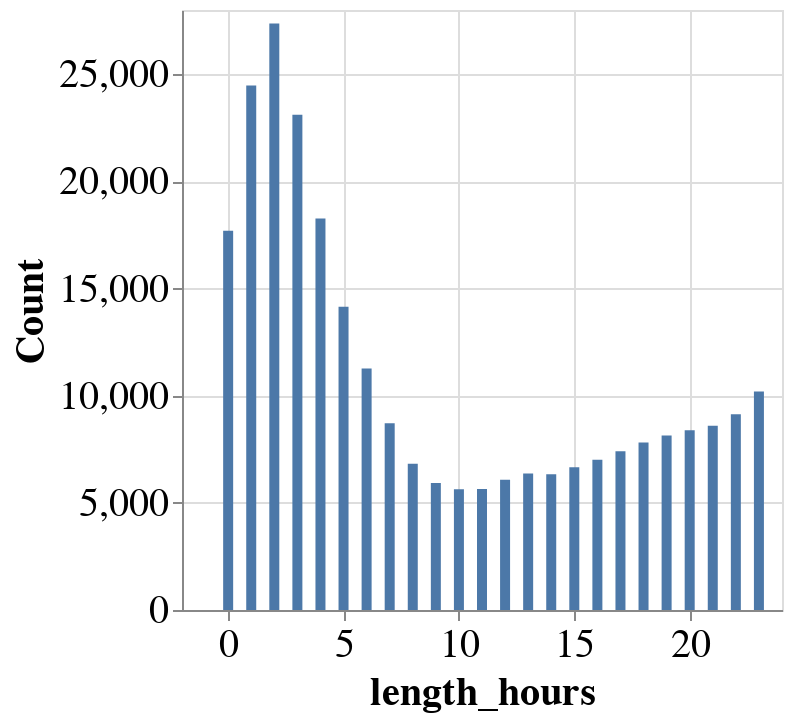

Write notebook code for a chart like this one.
### Markdown cell above
## Session length

### Code cell
length_counts = sessions.groupby('length_hours').count().reset_index()
alt.Chart(length_counts, width=300).mark_bar().encode(
    x='length_hours',
    y=alt.Y('start', title="Count")
)

### Figure 1 — Vega-Lite specification as saved in the notebook (floating-point values rounded to 4 significant figures)
{"config": {"axis": {"labelFontSize": 20, "titleFontSize": 20}}, "data": {"name": "data-7540d65aff48939df71b77e10c65423b"}, "mark": {"type": "bar"}, "encoding": {"x": {"field": "length_hours", "type": "quantitative"}, "y": {"field": "start", "title": "Count", "type": "quantitative"}}, "width": 300, "$schema": "https://vega.github.io/schema/vega-lite/v5.8.0.json", "datasets": {"data-7540d65aff48939df71b77e10c65423b": [{"length_hours": 0, "start": 17701, "stop": 17701, "user": 17701}, {"length_hours": 1, "start": 24481, "stop": 24481, "user": 24481}, {"length_hours": 2, "start": 27367, "stop": 27367, "user": 27367}, {"length_hours": 3, "start": 23115, "stop": 23115, "user": 23115}, {"length_hours": 4, "start": 18267, "stop": 18267, "user": 18267}, {"length_hours": 5, "start": 14152, "stop": 14152, "user": 14152}, {"length_hours": 6, "start": 11265, "stop": 11265, "user": 11265}, {"length_hours": 7, "start": 8712, "stop": 8712, "user": 8712}, {"length_hours": 8, "start": 6821, "stop": 6821, "user": 6821}, {"length_hours": 9, "start": 5922, "stop": 5922, "user": 5922}, {"length_hours": 10, "start": 5639, "stop": 5639, "user": 5639}, {"length_hours": 11, "start": 5643, "stop": 5643, "user": 5643}, {"length_hours": 12, "start": 6083, "stop": 6083, "user": 6083}, {"length_hours": 13, "start": 6370, "stop": 6370, "user": 6370}, {"length_hours": 14, "start": 6337, "stop": 6337, "user": 6337}, {"length_hours": 15, "start": 6666, "stop": 6666, "user": 6666}, {"length_hours": 16, "start": 7012, "stop": 7012, "user": 7012}, {"length_hours": 17, "start": 7405, "stop": 7405, "user": 7405}, {"length_hours": 18, "start": 7815, "stop": 7815, "user": 7815}, {"length_hours": 19, "start": 8142, "stop": 8142, "user": 8142}, {"length_hours": 20, "start": 8386, "stop": 8386, "user": 8386}, {"length_hours": 21, "start": 8599, "stop": 8599, "user": 8599}, {"length_hours": 22, "start": 9133, "stop": 9133, "user": 9133}, {"length_hours": 23, "start": 10198, "stop": 10198, "user": 10198}]}}
